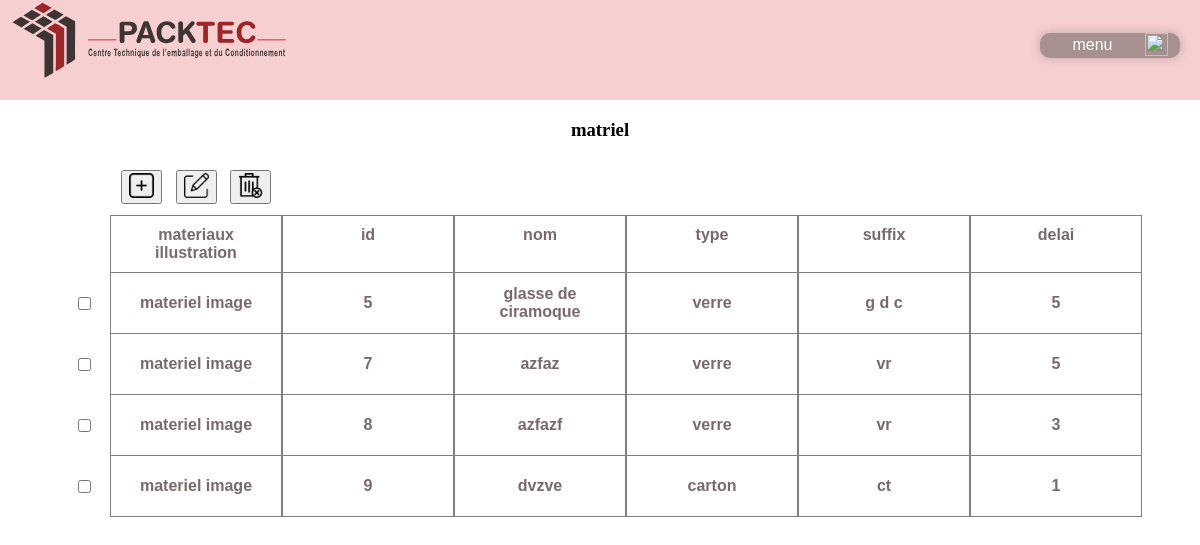
Screenshot of /materiaux/ (signed in) with the database file from the repository.
### app/models.py (models this page shows, shortened)
class materiaux(models.Model):
    type=models.CharField(max_length= 50 , choices=types)
    nom=models.CharField(max_length=50)
    suffix=models.CharField(max_length=10 , blank=True , null=True)
    delai=models.IntegerField()

### app/views.py (the view)
# urls.py: path('materiaux/' , views.materiau.as_view() , name='materiaux'),
class materiau(LoginRequiredMixin , ListView):
    template_name = 'app/materiaux.html'
    model = materiaux
    context_object_name = 'materiels'
    paginate_by = 10
    login_url = '/login/'

### app/templates/app/materiaux.html (shortened to what this page needs)
{% extends 'display.html' %}
{% load static %}
{% if request.user.employer.categorie == admin %}
{% block containe %}
<link rel="stylesheet" href="{% static 'styles/listss.css' %}">
<div class="matriel">
    <section class="user_info">
        <h3>matriel</h3>
    </section>
    <form action="{% url 'delete_materiaux' %}" method="POST">
            <div class="table">
                <section class="header_of_table">
                    <p style="width: 30px; border-color: transparent ;" ></p>
                    <p class="operations">
                        <button type="button" class="add_button" data-href="{% url 'add_materiaux' %}"><img src="{% static 'images/add.png' %}" ></button>
                                <button><img src="{% static 'images/edit.png' %}" alt=""></button>
                        <button type="submit" ><img src="{% static 'images/remove.png' %}" alt=""></button>
                    </p>
                    <p></p>
                    <p></p>
                    <p></p>
                    <p></p>
                    <p></p>
                </section>
            </form>
        <section class="header_of_table">
            <p style="width: 30px; border-color: transparent ;" ></p>
            <p>materiaux illustration</p>
            <p>id</p>
            <p>nom</p>
            <p>type</p>
            <p>suffix</p>
            <p>delai</p>
        </section>
        {% for matriel in materiels %}
            <section class="single_emp">
                <p style="width: 30px; border-color: transparent ;" ><input type="checkbox" value="{{matriel.id}}" name="models_ids"></p>
                <p>materiel image</p>
                <p>{{matriel.id}}</p>
                <p>{{matriel.nom}}</p>
                <p>{{matriel.type}}</p>
                <p>{{matriel.suffix}}</p>
                <p>{{matriel.delai}}</p>
            </section>
        {% endfor %}
    </div>
</div>
{% endblock %}
{% else %}
<h1>sorry you cannot be here </h1>
{% endif %}

### static/styles/displays.css (style rules this page uses)
body { display: grid; grid-template-rows: 100px auto; margin: 0; }

### static/styles/listss.css (style rules this page uses)
.operations { display: flex; }
.table { height: auto; font-family: 'Almarai', sans-serif; font-weight: 600; font-size: medium; }
.header_of_table { display: flex; justify-content: space-evenly; text-align: center; min-width: 60px; color: rgba(77, 59, 59, 0.759); }
.header_of_table img { height:25px; width: 25px; }
.header_of_table:nth-child(1) p { border-color: transparent; }
.header_of_table .operations { display: flex; justify-content: space-between; }
.header_of_table p { border: solid gray 0.3mm; margin: 0; padding: 10px; width: 150px; }
.single_emp { display: flex; justify-content: space-evenly; text-align: center; min-width: 60px; color: rgba(77, 59, 59, 0.759); }
.single_emp p { border: solid gray 0.3mm; margin: 0; padding: 10px; width: 150px; height: 40px; display: flex; justify-content: center; align-items: center; border-top: none; }

### rows the page displays
materiaux: id "5", nom "glasse de ciramoque", type "verre", suffix "g d c", delai "5"
materiaux: id "7", nom "azfaz", type "verre", suffix "vr", delai "5"
materiaux: id "8", nom "azfazf", type "verre", suffix "vr", delai "3"
materiaux: id "9", nom "dvzve", type "carton", suffix "ct", delai "1"
